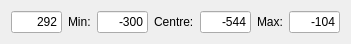
  <widget class="QWidget" name="layoutWidget_2">
   <property name="geometry">
    <rect>
     <x>420</x>
     <y>100</y>
     <width>351</width>
     <height>35</height>
    </rect>
   </property>
   <layout class="QHBoxLayout" name="horizontalLayout_5">
    <item>
     <widget class="QLineEdit" name="leftEyebrowMax">
      <property name="text">
       <string>292</string>
      </property>
      <property name="alignment">
       <set>Qt::AlignRight|Qt::AlignTrailing|Qt::AlignVCenter</set>
      </property>
     </widget>
    </item>
    <item>
     <widget class="QLabel" name="label_9">
      <property name="text">
       <string>Min:</string>
      </property>
     </widget>
    </item>
    <item>
     <widget class="QLineEdit" name="rightEyebrowMin">
      <property name="text">
       <string>-300</string>
      </property>
      <property name="alignment">
       <set>Qt::AlignRight|Qt::AlignTrailing|Qt::AlignVCenter</set>
      </property>
     </widget>
    </item>
    <item>
     <widget class="QLabel" name="label_10">
      <property name="text">
       <string>Centre:</string>
      </property>
     </widget>
    </item>
    <item>
     <widget class="QLineEdit" name="rightEyebrowTrim">
      <property name="text">
       <string>-544</string>
      </property>
      <property name="alignment">
       <set>Qt::AlignRight|Qt::AlignTrailing|Qt::AlignVCenter</set>
      </property>
     </widget>
    </item>
    <item>
     <widget class="QLabel" name="label_11">
      <property name="text">
       <string>Max:</string>
      </property>
     </widget>
    </item>
    <item>
     <widget class="QLineEdit" name="rightEyebrowMax">
      <property name="text">
       <string>-104</string>
      </property>
      <property name="alignment">
       <set>Qt::AlignRight|Qt::AlignTrailing|Qt::AlignVCenter</set>
      </property>
     </widget>
    </item>
   </layout>
  </widget>
